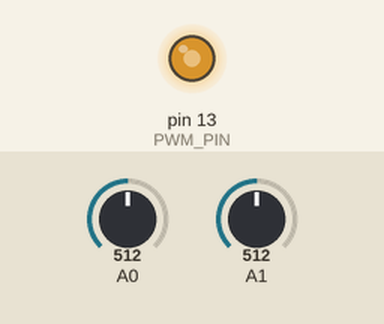
A sketch run on a simulated Arduino Mega 2560, built with avr-gcc and run on an emulated ATmega2560. On the bench: output pins drawn as LEDs (lit = HIGH). Inputs (shaded band) come from the test bench; at power-on: A0 = 512, A1 = 512. What the sketch prints to the serial monitor is not drawn.

Above: at 1.2 s.
1.3 s: A0 set to 122
At 4.8 s:
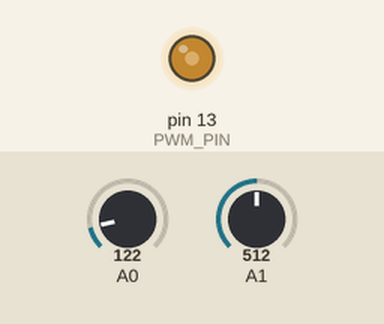
Timing chart, 0 to 10.3 s (numbered marks = the images above; inputs shaded):
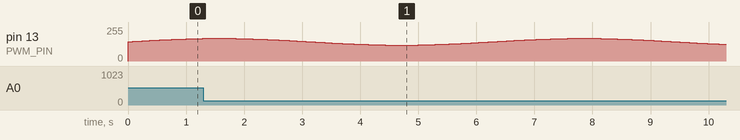

The sketch:

serial_data_generator_sin.ino
```cpp
double temperature=0;
double entrada=0;

const int PWM_PIN = 13;
unsigned long t = 0;

//f(t) = sin(w * t) + 1.0
float w = 1.0; // rad/s
float sin_wt = 0.0;
float f_t = 1.0;

int value = 0;
int value_temp = 0;

//int delta = 0;

void setup(){
    Serial.begin(115200);
    pinMode(PWM_PIN, OUTPUT);

    //delta = (int)(0.0479368996/w);//2pi/1.024/32
    //1.1V Para mayor precisión en el ADC, dado que nunca pasaremos de los 110 ℃
    //analogReference(INTERNAL1V1);//1.1V (Arduino Mega only)
}

void loop()
{
    t = millis();
    sin_wt = sin(w/1000.0 * t);
    f_t = sin_wt*0.5 + 2.9;
    value = (int)(f_t*50.0);
    if (value != value_temp)
    {
        analogWrite(PWM_PIN, value);//f(t)*255/5
        value_temp = value;
    }

    //Calculate and serial print temperature
    temperature = analogRead(A0)*0.048875855;//5/1023*10
    entrada = analogRead(A1)*0.004887586;//5/1023

    Serial.print(millis()/1000.0, 3);
    Serial.print("\t");
    Serial.print(temperature, 2);
    Serial.print("\t");
    Serial.println(entrada, 2);

    //delay(delta);
}
```
